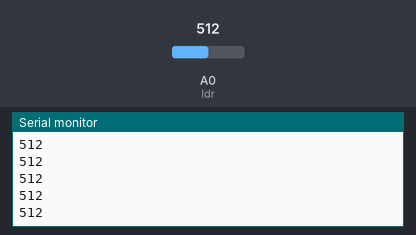
This sketch was run on a simulated Arduino Uno, built with avr-gcc and run on an emulated ATmega328P. Parts: the last lines printed to the serial monitor. The test bench sets the inputs (shaded band); at power-on: A0 (ldr) = 512.

Above: at 1.2 s.
1.3 s: A0 (ldr) set to 716
At 1.31 s:
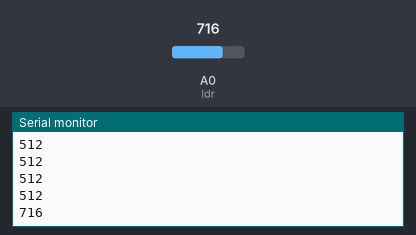
2.8 s: A0 (ldr) set to 900
At 2.81 s:
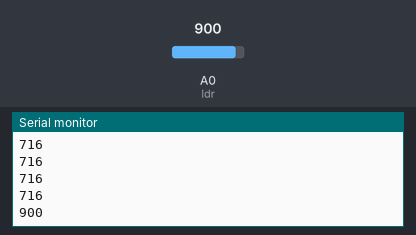
Timing chart, 0 to 5.8 s (numbered marks = the images above; inputs shaded):
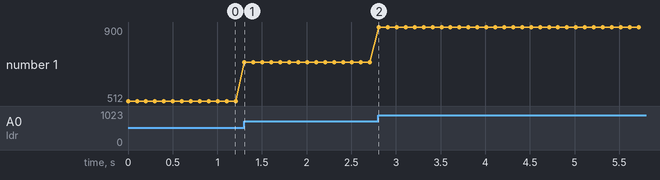

Measured:
- after the input at 1.3 s, the serial monitor: prints a new line at once (image 1)
- after the input at 2.8 s, the serial monitor: prints a new line at once (image 2)
- plotted number 1: 512 → 716 after the input at 1.3 s, 716 → 900 after the input at 2.8 s

The sketch:

Task_1.1.2.ino
```cpp
int ldr = A0;
void setup() {
  Serial.begin(9600);
  pinMode(ldr, INPUT);
}

void loop() {
  int lightLevel = analogRead(ldr);
  Serial.println(lightLevel);
  delay(100);
}
```
